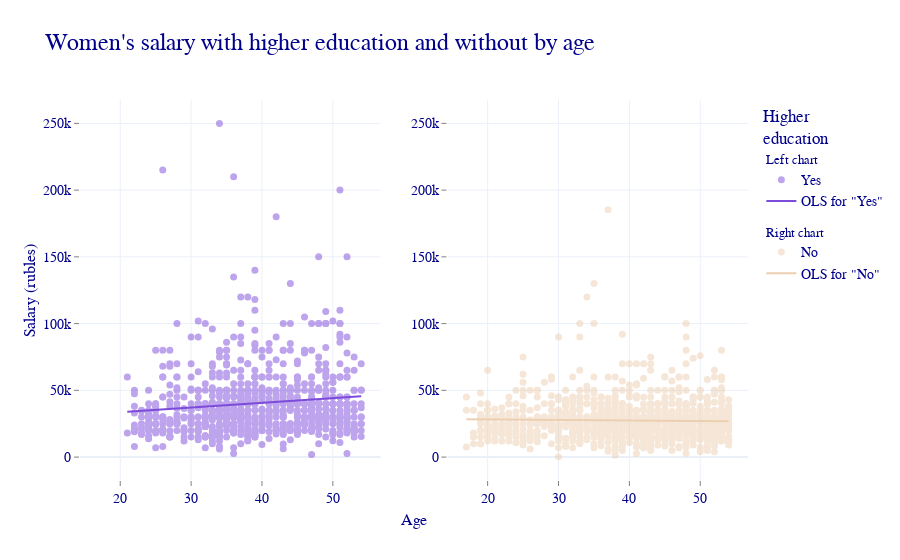

The cell this chart's notebook holds for it:
### Code cell
# fig = px.scatter(x=data['возраст'], y=data['ЗП'],color = data['образование высшее'])
# fig = go.Figure()

fig = make_subplots(rows=1, cols=2, 
                    x_title='Age',
                    y_title='Salary (rubles)')
# график левый
fig.add_trace(
    go.Scatter(x=data[data['образование высшее']==True]['возраст'], name='Yes',
                y=data[data['образование высшее']==True]['ЗП'], mode='markers',
                marker=dict(color=color1, size=7), opacity=.5,
                legendgroup="group_left",  # this can be any string, not just "group"
                legendgrouptitle_text="Left chart"), 1, 1
)
fig.add_trace(
    go.Scatter(x=sorted(set(X_1)), name='OLS for "Yes"', 
                y=pred_1, mode='lines',
                marker=dict(color=color1), opacity=1,
                legendgroup="group_left",), 1, 1
)

# график правый
fig.add_trace(
    go.Scatter(x=data[data['образование высшее']==False]['возраст'], name='No',
                y=data[data['образование высшее']==False]['ЗП'], mode='markers',
                marker=dict(color=color2, size=7), opacity=.5,
                legendgroup="group_right",  # this can be any string, not just "group"
                legendgrouptitle_text="Right chart"), 1, 2
)
fig.add_trace(
    go.Scatter(x=sorted(set(X_2)), name='OLS for "No"', 
                y=pred_2, mode='lines',
                marker=dict(color=color2), opacity=1,
                legendgroup="group_right"), 1, 2
)

fig.update_layout(title="Women's salary with higher education and without by age",
                    template='plotly_white',
                    legend=dict(title='Higher<br>education',
                                groupclick="toggleitem",
                                font=dict(
                                    family="Arial",
                                    color=color_text,
                                    size=14)),
                    title_font_size=24,
                    font=dict(
                        family="Arial",
                        color=color_text)
)

fig.update_traces(hoverinfo="all",
                    hovertemplate="Age: %{x}<br>Salary: %{y}")

fig.update_yaxes(matches='y',
                #automargin='left+top',
                ticks="outside", 
                tickwidth=1,
                tickcolor='grey', 
                tickfont=dict(family='Arial', color=color_text, size=14),
                title_font=dict(family='Arial', color=color_text, size=18)
)

fig.update_xaxes(matches='x',
                #automargin='left+top',
                ticks="outside", 
                tickwidth=1,
                tickcolor='grey', 
                tickfont=dict(family='Arial', color=color_text, size=14),
                title_font=dict(family='Arial', color=color_text, size=18)
)

fig.show();

# ну в целом как будто ничего интересного, никакой заметной корреляции у зп с возрастом нет
# но видно, что почти все высокие зп у женщин с высшим образованием

# а еще у нас в датасете нет мужчин :(
# получается не очень репрезентативно, но ок

### Figure 1 — Plotly figure (JSON) as saved in the notebook; plotly's stock layout.template omitted (floating-point values rounded to 4 significant figures; data arrays with more than 128 entries replaced by an {"elided": "..."} marker saying what was removed)
{"data": [{"hoverinfo": "all", "hovertemplate": "Age: %{x}<br>Salary: %{y}", "legendgroup": "group_left", "legendgrouptitle": {"text": "Left chart"}, "marker": {"color": "#7D4BDA", "size": 7}, "mode": "markers", "name": "Yes", "opacity": 0.5, "type": "scatter", "x": {"elided": "837 int values"}, "xaxis": "x", "y": {"elided": "837 int values"}, "yaxis": "y"}, {"hoverinfo": "all", "hovertemplate": "Age: %{x}<br>Salary: %{y}", "legendgroup": "group_left", "marker": {"color": "#7D4BDA"}, "mode": "lines", "name": "OLS for \"Yes\"", "opacity": 1, "type": "scatter", "x": [21, 22, 23, 24, 25, 26, 27, 28, 29, 30, 31, 32, 33, 34, 35, 36, 37, 38, 39, 40, 41, 42, 43, 44, 45, 46, 47, 48, 49, 50, 51, 52, 53, 54], "xaxis": "x", "y": [34030.0, 34380.0, 34730.0, 35080.0, 35430.0, 35780.0, 36130.0, 36480.0, 36830.0, 37180.0, 37530.0, 37890.0, 38240.0, 38590.0, 38940.0, 39290.0, 39640.0, 39990.0, 40340.0, 40690.0, 41040.0, 41390.0, 41740.0, 42090.0, 42450.0, 42800.0, 43150.0, 43500.0, 43850.0, 44200.0, 44550.0, 44900.0, 45250.0, 45600.0], "yaxis": "y"}, {"hoverinfo": "all", "hovertemplate": "Age: %{x}<br>Salary: %{y}", "legendgroup": "group_right", "legendgrouptitle": {"text": "Right chart"}, "marker": {"color": "#ECCFB0", "size": 7}, "mode": "markers", "name": "No", "opacity": 0.5, "type": "scatter", "x": {"elided": "1129 int values"}, "xaxis": "x2", "y": {"elided": "1129 int values"}, "yaxis": "y2"}, {"hoverinfo": "all", "hovertemplate": "Age: %{x}<br>Salary: %{y}", "legendgroup": "group_right", "marker": {"color": "#ECCFB0"}, "mode": "lines", "name": "OLS for \"No\"", "opacity": 1, "type": "scatter", "x": [17, 18, 19, 20, 21, 22, 23, 24, 25, 26, 27, 28, 29, 30, 31, 32, 33, 34, 35, 36, 37, 38, 39, 40, 41, 42, 43, 44, 45, 46, 47, 48, 49, 50, 51, 52, 53, 54], "xaxis": "x2", "y": [28280.0, 28240.0, 28200.0, 28160.0, 28120.0, 28080.0, 28040.0, 28000.0, 27960.0, 27920.0, 27880.0, 27840.0, 27800.0, 27760.0, 27720.0, 27680.0, 27640.0, 27600.0, 27560.0, 27520.0, 27480.0, 27440.0, 27400.0, 27360.0, 27320.0, 27280.0, 27240.0, 27200.0, 27160.0, 27120.0, 27080.0, 27040.0, 27000.0, 26960.0, 26920.0, 26880.0, 26840.0, 26800.0], "yaxis": "y2"}], "layout": {"annotations": [{"font": {"size": 16}, "showarrow": false, "text": "Age", "x": 0.5, "xanchor": "center", "xref": "paper", "y": 0, "yanchor": "top", "yref": "paper", "yshift": -30}, {"font": {"size": 16}, "showarrow": false, "text": "Salary (rubles)", "textangle": -90, "x": 0, "xanchor": "right", "xref": "paper", "xshift": -40, "y": 0.5, "yanchor": "middle", "yref": "paper"}], "font": {"color": "Darkblue", "family": "Arial"}, "legend": {"font": {"color": "Darkblue", "family": "Arial", "size": 14}, "groupclick": "toggleitem", "title": {"text": "Higher<br>education"}}, "title": {"font": {"size": 24}, "text": "Women's salary with higher education and without by age"}, "xaxis": {"anchor": "y", "domain": [0, 0.45], "matches": "x", "tickcolor": "grey", "tickfont": {"color": "Darkblue", "family": "Arial", "size": 14}, "ticks": "outside", "tickwidth": 1, "title": {"font": {"color": "Darkblue", "family": "Arial", "size": 18}}}, "xaxis2": {"anchor": "y2", "domain": [0.55, 1], "matches": "x", "tickcolor": "grey", "tickfont": {"color": "Darkblue", "family": "Arial", "size": 14}, "ticks": "outside", "tickwidth": 1, "title": {"font": {"color": "Darkblue", "family": "Arial", "size": 18}}}, "yaxis": {"anchor": "x", "domain": [0, 1], "matches": "y", "tickcolor": "grey", "tickfont": {"color": "Darkblue", "family": "Arial", "size": 14}, "ticks": "outside", "tickwidth": 1, "title": {"font": {"color": "Darkblue", "family": "Arial", "size": 18}}}, "yaxis2": {"anchor": "x2", "domain": [0, 1], "matches": "y", "tickcolor": "grey", "tickfont": {"color": "Darkblue", "family": "Arial", "size": 14}, "ticks": "outside", "tickwidth": 1, "title": {"font": {"color": "Darkblue", "family": "Arial", "size": 18}}}}}
